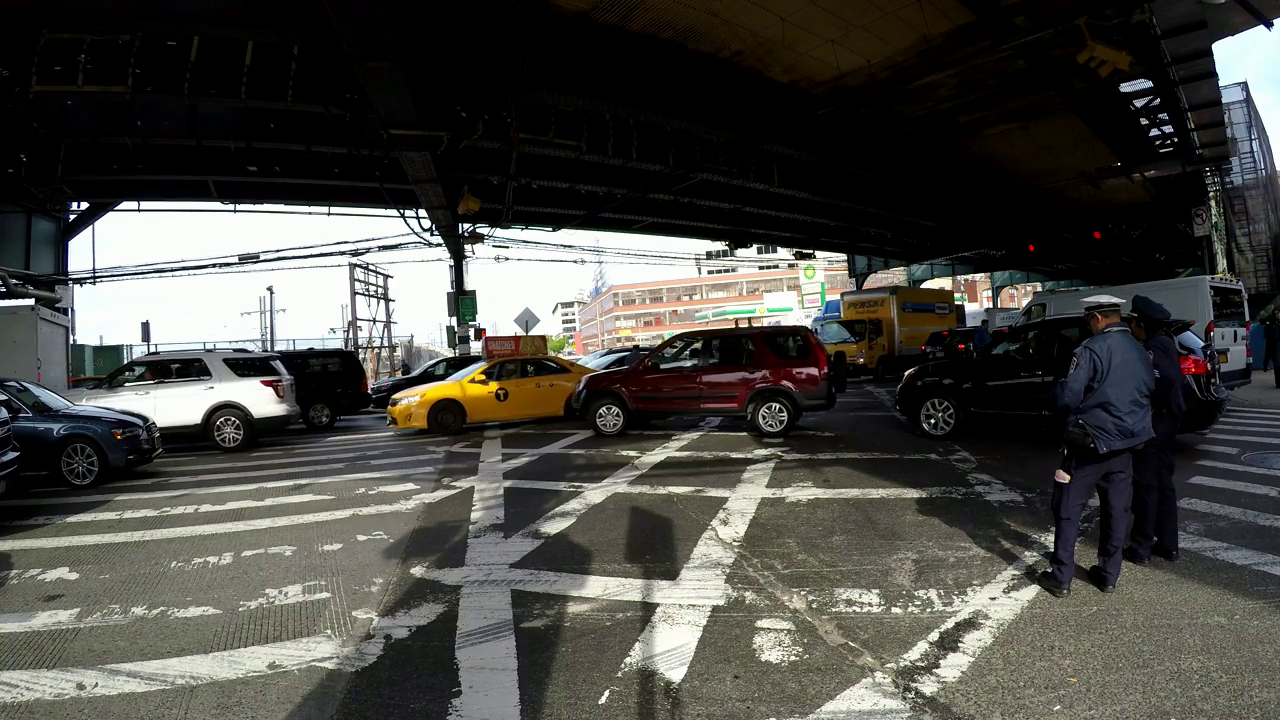
#> input picture frame 50 of code/video_clips/intersection.mp4, 1280 x 720 px, given in place of NYC_Traffic.mp4, which was not available
$ python finder.py
#> lines starting #> are read from the running program, lines starting #| are printed output that depends on the picture
#!/usr/bin/python

import cv2
vidcap = cv2.VideoCapture('/home/user/DM_Videos/NYC_Traffic.mp4')

success,current_frame = vidcap.read()
#> current_frame is the input picture: shape (720, 1280, 3); mean B, G, R 68, 72.7, 73.6
previous_frame = current_frame

while(vidcap.isOpened()):
    current_frame_gray = cv2.cvtColor(current_frame, cv2.COLOR_BGR2GRAY)
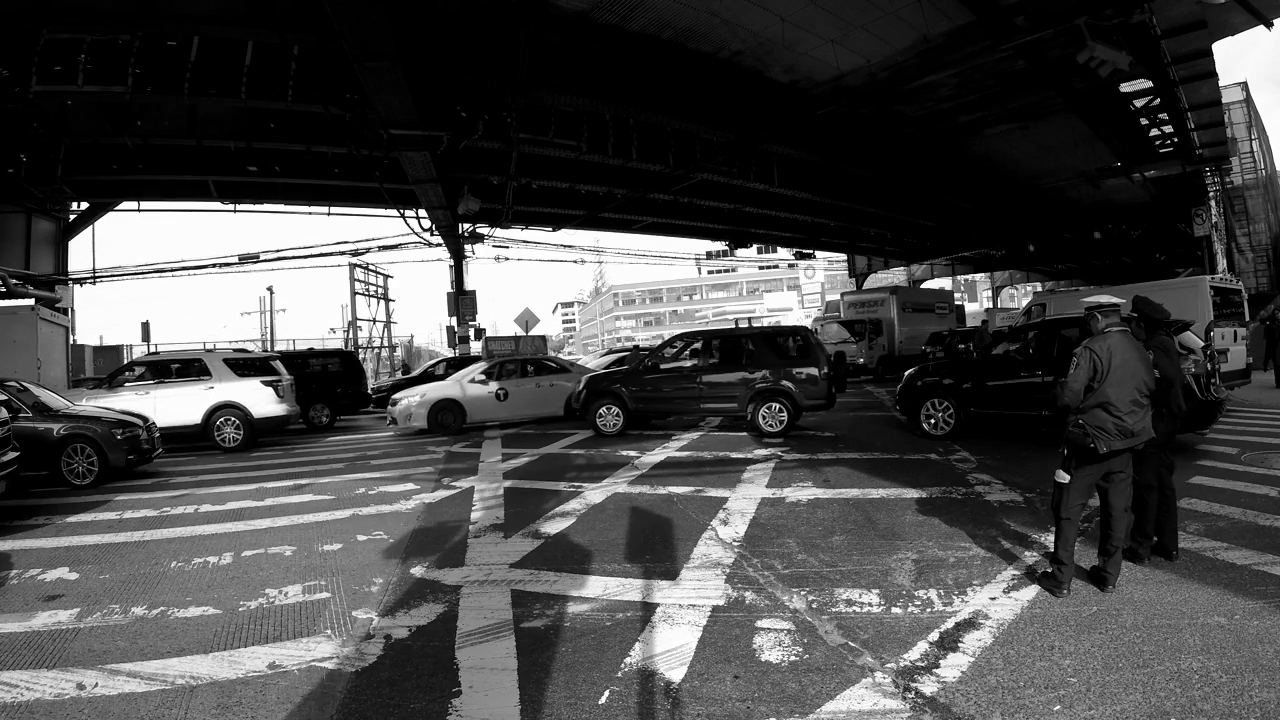
#> current_frame_gray: shape (720, 1280); min 0, max 255, mean 72.4
    previous_frame_gray = cv2.cvtColor(previous_frame, cv2.COLOR_BGR2GRAY)

    frame_diff = cv2.absdiff(current_frame_gray,previous_frame_gray)
#> frame_diff: shape (720, 1280); every value is 0

    cv2.imshow('frame diff ',frame_diff)
    if cv2.waitKey(1) & 0xFF == ord('q'):
#> (key q is pressed here)
        break
    print(sum(sum(frame_diff)))
    previous_frame = current_frame.copy()
    ret, current_frame = vidcap.read()

vidcap.release()
cv2.destroyAllWindows()

$ run again, starting later in the video
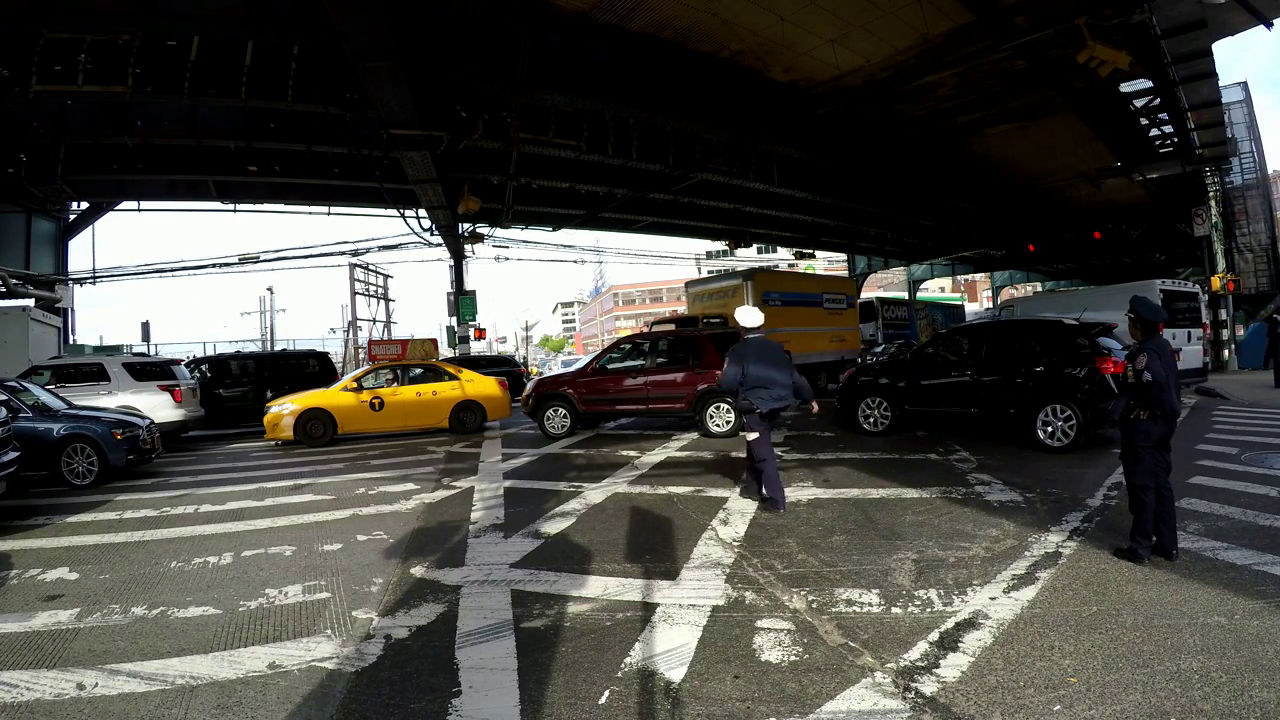
#> input picture frame 225 of code/video_clips/intersection.mp4, 1280 x 720 px, given in place of NYC_Traffic.mp4, which was not available
#> current_frame is the input picture: shape (720, 1280, 3); mean B, G, R 65.7, 71.1, 72
#> `current_frame_gray = cv2.cvtColor(current_frame, cv2.COLOR_BGR2GRAY)`:
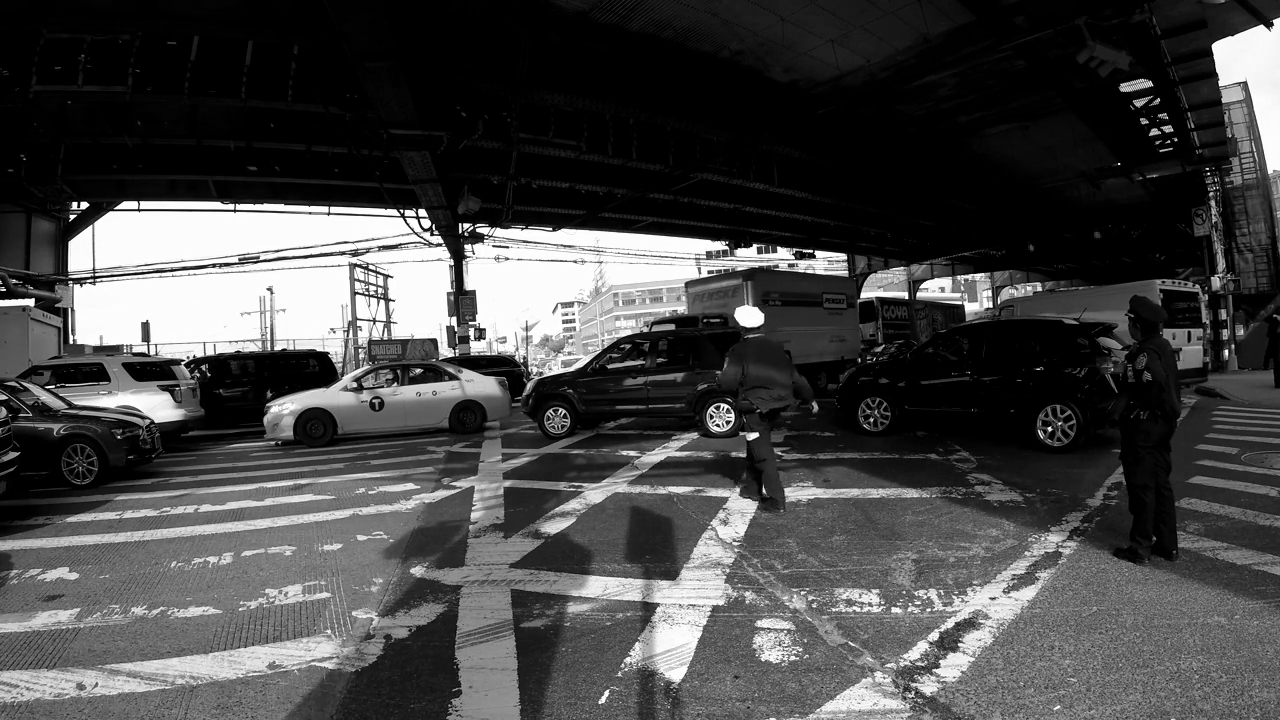
#> current_frame_gray: shape (720, 1280); min 0, max 255, mean 70.7
#> frame_diff: shape (720, 1280); every value is 0

$ run again, starting later in the video
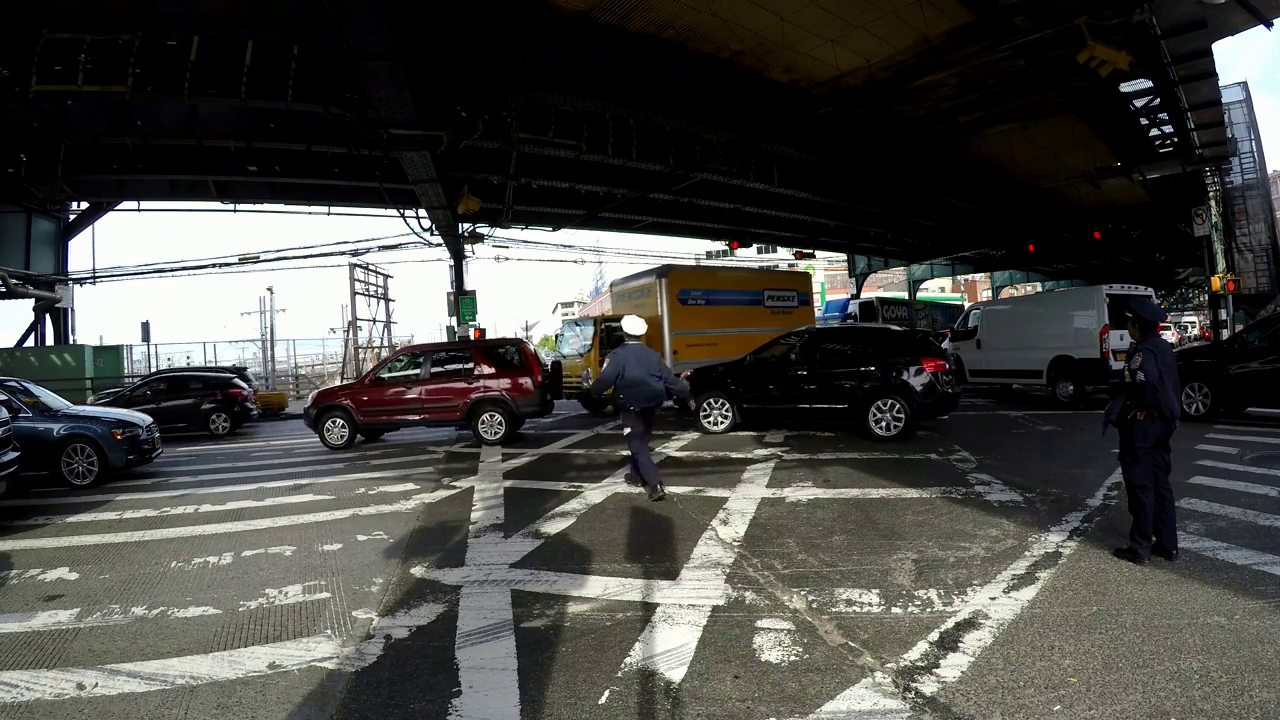
#> input picture frame 400 of code/video_clips/intersection.mp4, 1280 x 720 px, given in place of NYC_Traffic.mp4, which was not available
#> current_frame is the input picture: shape (720, 1280, 3); mean B, G, R 67.8, 71.4, 71.7
#> `current_frame_gray = cv2.cvtColor(current_frame, cv2.COLOR_BGR2GRAY)`:
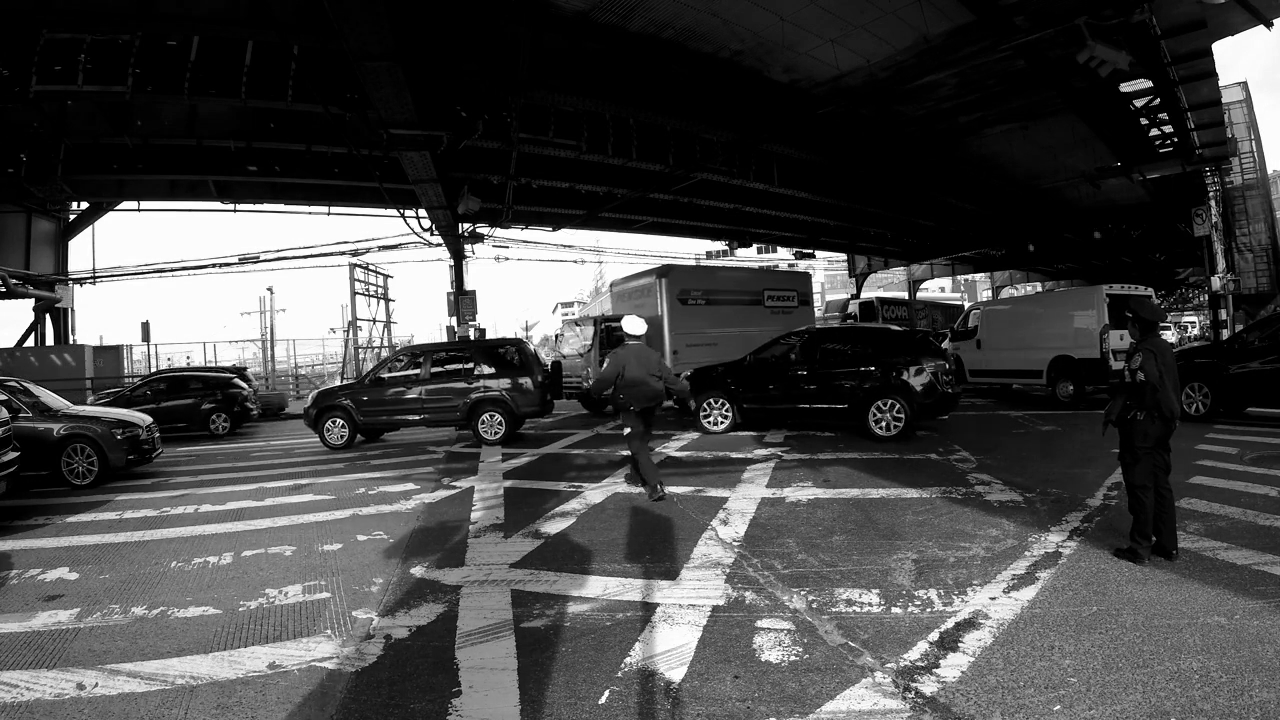
#> current_frame_gray: shape (720, 1280); min 0, max 255, mean 71
#> frame_diff: shape (720, 1280); every value is 0
